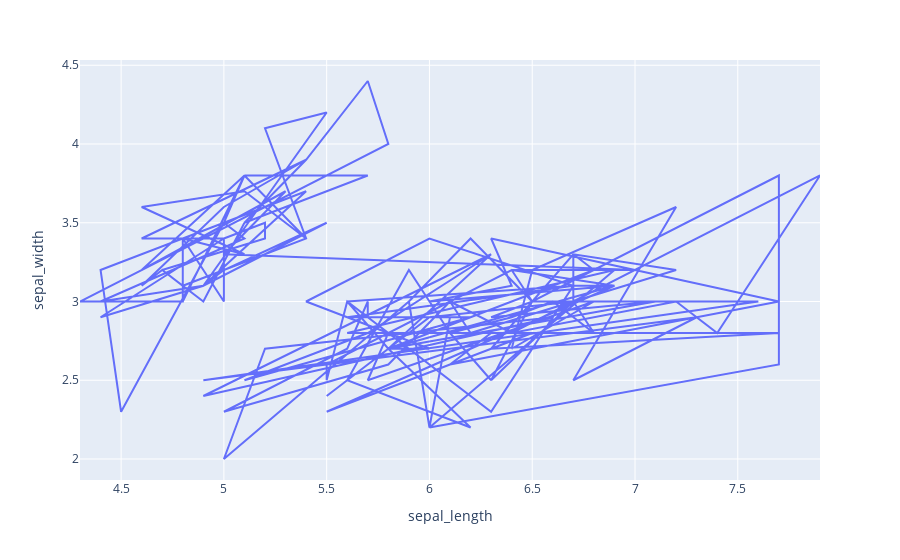

Notebook code for this chart:
### Code cell
import plotly.express as px
import panda

df = px.data.iris()

fig = px.line(df, y="sepal_width", x="sepal_length")
fig.show()

### Figure 1 — Plotly figure (JSON) as saved in the notebook; plotly's stock layout.template omitted (floating-point values rounded to 4 significant figures; data arrays with more than 128 entries replaced by an {"elided": "..."} marker saying what was removed)
{"data": [{"hovertemplate": "sepal_length=%{x}<br>sepal_width=%{y}<extra></extra>", "legendgroup": "", "line": {"color": "#636efa", "dash": "solid"}, "marker": {"symbol": "circle"}, "mode": "lines", "name": "", "orientation": "v", "showlegend": false, "type": "scatter", "x": {"elided": "150 float values"}, "xaxis": "x", "y": {"elided": "150 float values"}, "yaxis": "y"}], "layout": {"legend": {"tracegroupgap": 0}, "margin": {"t": 60}, "xaxis": {"anchor": "y", "domain": [0, 1], "title": {"text": "sepal_length"}}, "yaxis": {"anchor": "x", "domain": [0, 1], "title": {"text": "sepal_width"}}}}
